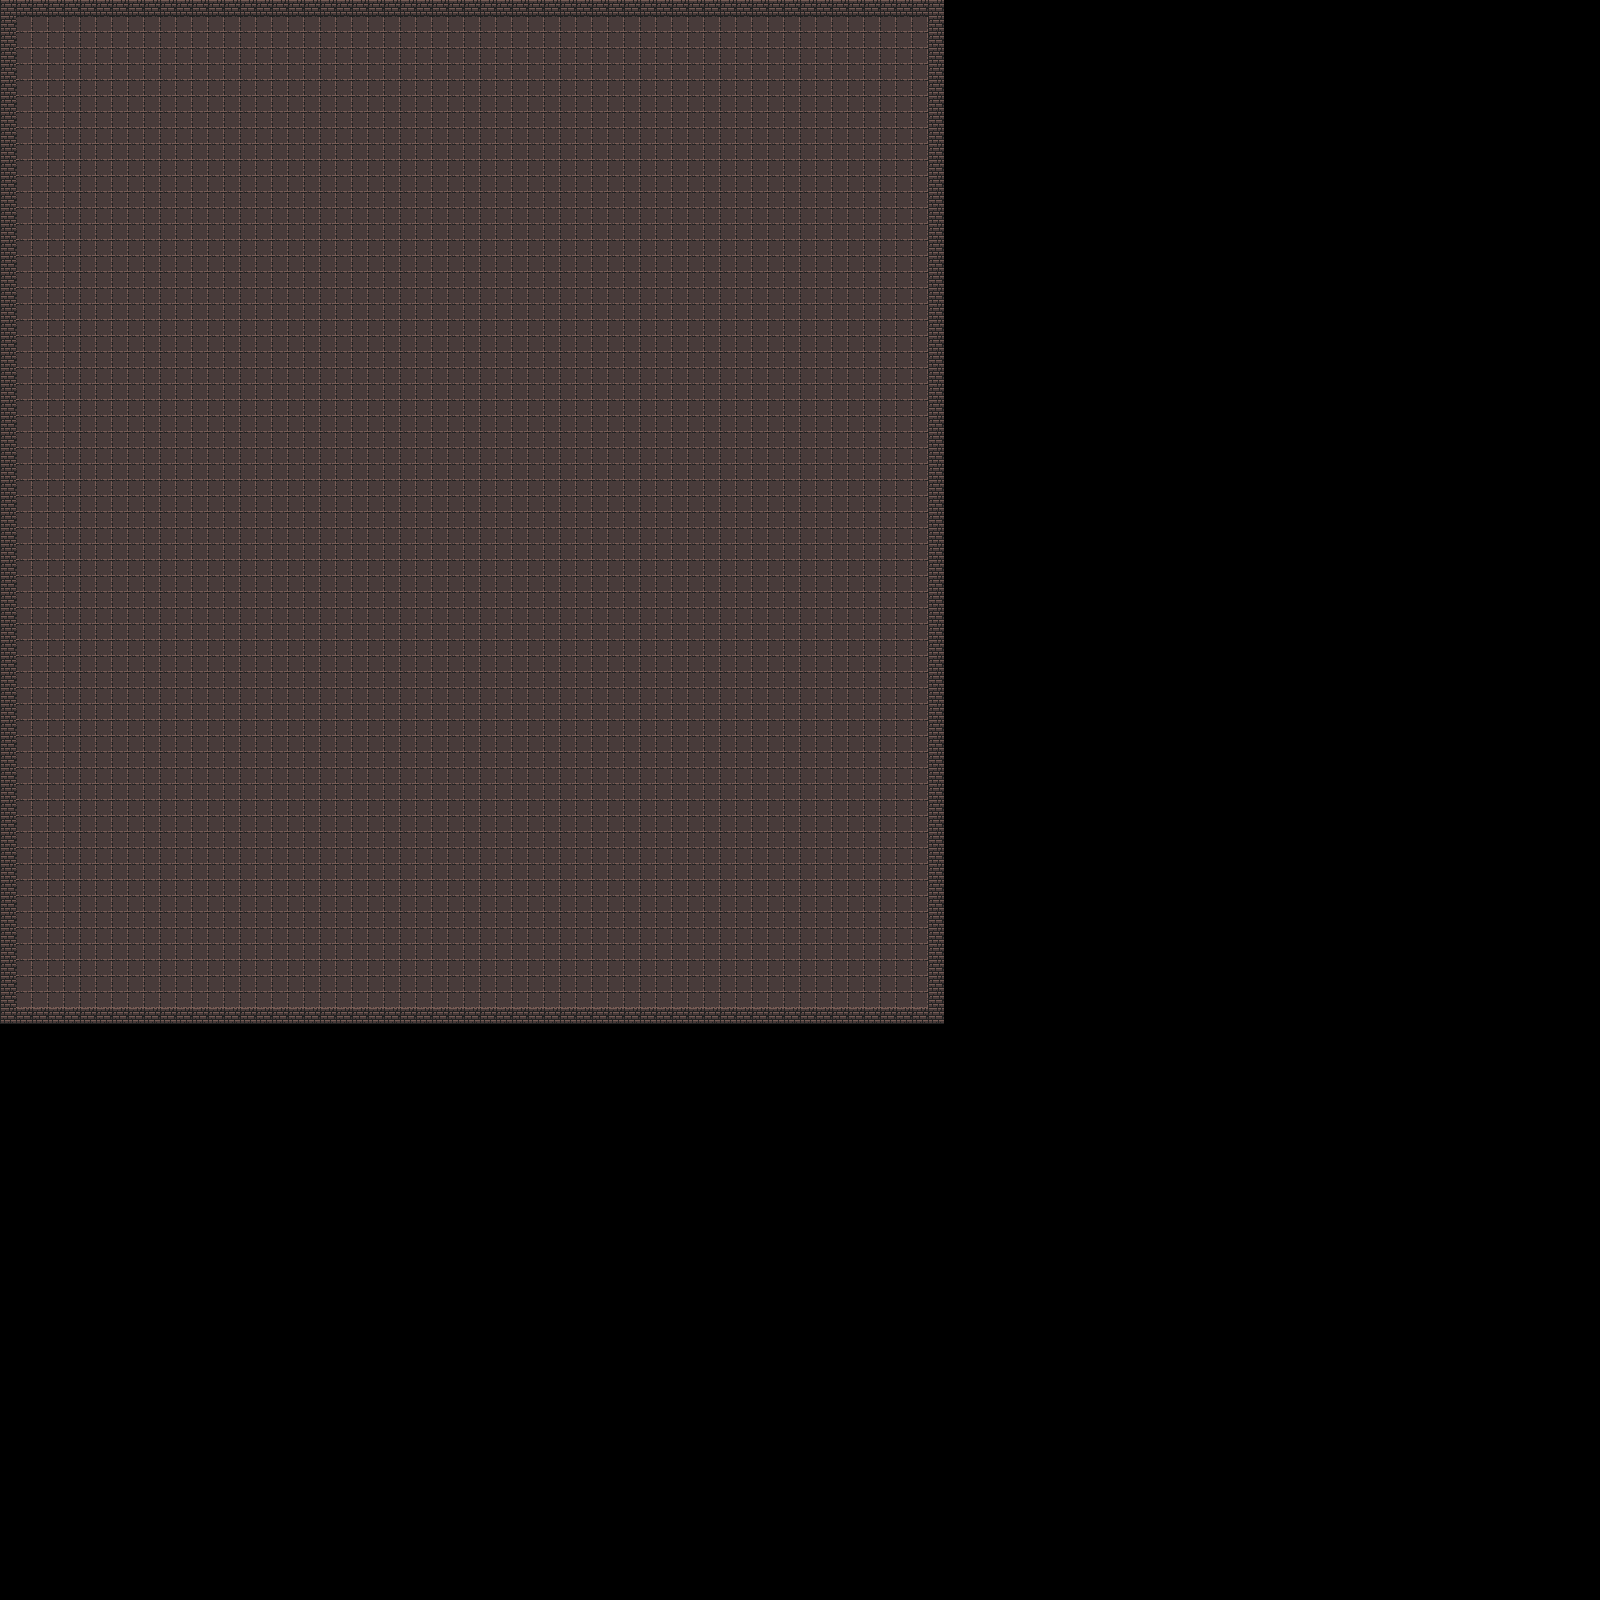

Rendered tile map (Tiled .tmx) drawn with the repository's tilesets; below, a short description and the map source with its tile grids summarised:
An orthogonal 100x100 tile map with 16x16 px tiles, 1 tile layer (Floor).

<map version="1.2" tiledversion="1.2.4" orientation="orthogonal" renderorder="right-down" width="100" height="100" tilewidth="16" tileheight="16" infinite="0" nextlayerid="3" nextobjectid="1">
 <tileset firstgid="1" name="dungeonTileset" tilewidth="16" tileheight="16" tilecount="1024" columns="32">
  <image source="../tilesets/dungeonTileset.png" width="512" height="512" />
 </tileset>
 <layer id="2" name="Floor" width="100" height="100">
  <data>[10000 cells, 3776 non-empty, 2 distinct tile ids]</data>
 </layer>
</map>
